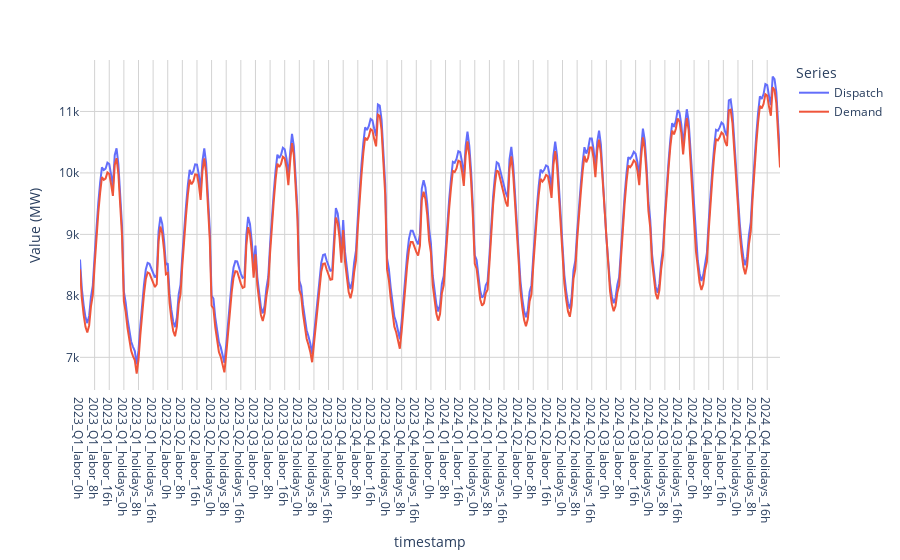

Notebook code cell kept with this figure:
### Markdown cell above
### 3.4.1 Is Demand on Switch met by Switch Dispatch?

### Code cell
# Merge tables, result will be: timepoints, timestamp, zone_demand_mw, dispatch_wide 
demand_x_dispatch = pd.merge(loads, dispatch_sys, on='timepoints', how='inner')
# Sort by Timepoints
demand_x_dispatch = demand_x_dispatch.sort_values(by='timepoints')
# Rename columns for better undestanding
demand_x_dispatch.rename(columns={'DispatchGen_MW': 'Dispatch', 'zone_demand_mw': 'Demand'}, inplace=True)

fig = px.line(
    demand_x_dispatch,
    x='timestamp',
    y=['Dispatch', 'Demand'],
    labels={'value': 'Value (MW)', 'variable': 'Series'})
fig.update_layout(plot_bgcolor='white',xaxis=dict(gridcolor='lightgray'),yaxis=dict(gridcolor='lightgray'))
fig.show()

### Figure 1 — Plotly figure (JSON) as saved in the notebook; plotly's stock layout.template omitted (floating-point values rounded to 4 significant figures; data arrays with more than 128 entries replaced by an {"elided": "..."} marker saying what was removed)
{"data": [{"hovertemplate": "Series=Dispatch<br>timestamp=%{x}<br>Value (MW)=%{y}<extra></extra>", "legendgroup": "Dispatch", "line": {"color": "#636efa", "dash": "solid"}, "marker": {"symbol": "circle"}, "mode": "lines", "name": "Dispatch", "orientation": "v", "showlegend": true, "type": "scatter", "x": {"elided": "384 str values"}, "xaxis": "x", "y": {"elided": "384 float values"}, "yaxis": "y"}, {"hovertemplate": "Series=Demand<br>timestamp=%{x}<br>Value (MW)=%{y}<extra></extra>", "legendgroup": "Demand", "line": {"color": "#EF553B", "dash": "solid"}, "marker": {"symbol": "circle"}, "mode": "lines", "name": "Demand", "orientation": "v", "showlegend": true, "type": "scatter", "x": {"elided": "384 str values"}, "xaxis": "x", "y": {"elided": "384 float values"}, "yaxis": "y"}], "layout": {"legend": {"title": {"text": "Series"}, "tracegroupgap": 0}, "margin": {"t": 60}, "plot_bgcolor": "white", "xaxis": {"anchor": "y", "domain": [0, 1], "gridcolor": "lightgray", "title": {"text": "timestamp"}}, "yaxis": {"anchor": "x", "domain": [0, 1], "gridcolor": "lightgray", "title": {"text": "Value (MW)"}}}}
